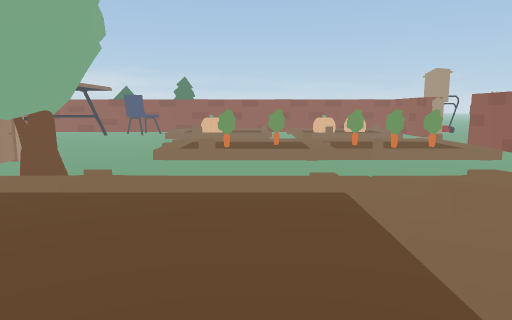
[1] (above)

23 first-person views from a walk through a Unity game level. The camera is 1.2 m above the floor, tilts 8° down and sees 70° across. The floor is counted in squares, 1 m on a side. Each view is taken from the middle of a square. On the plan, view 1 faces up. The plan holds only what a view shows up to about 15 squares ahead; the rest is blank. The place goes on beyond the plan. The player is left out. Some animated figures are not drawn.

[2]
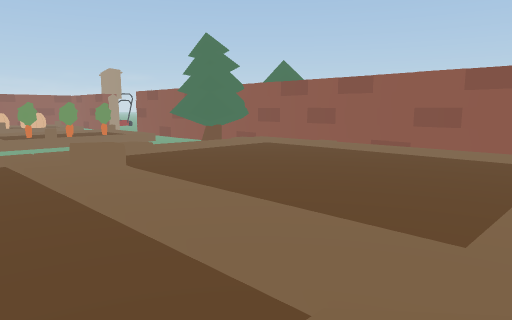

[3]
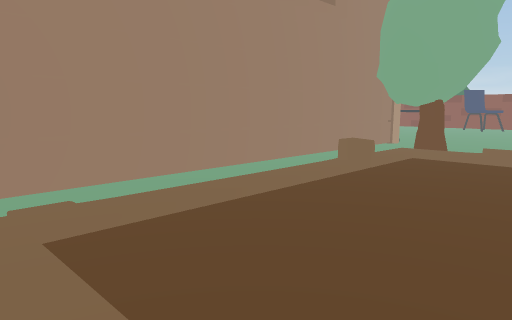

[4]
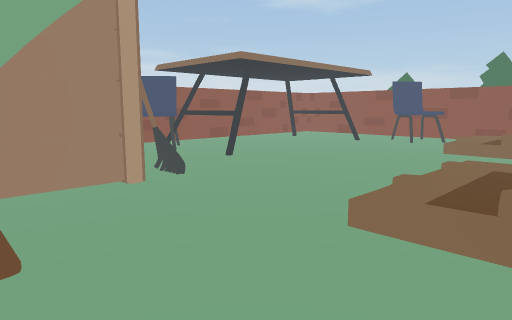

[5]
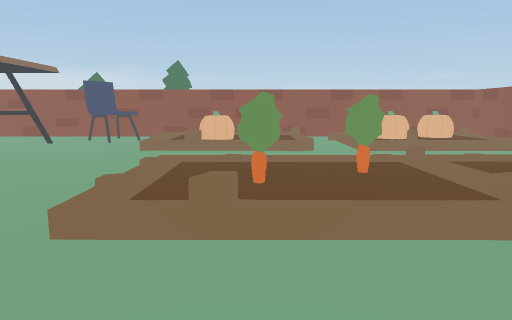

[6]
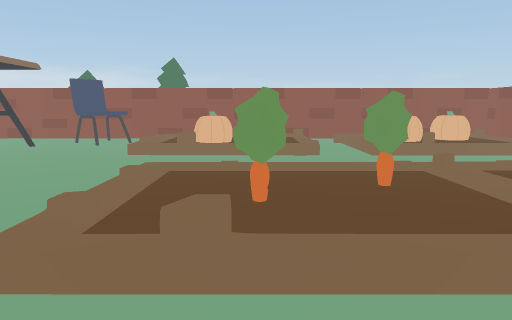

[7]
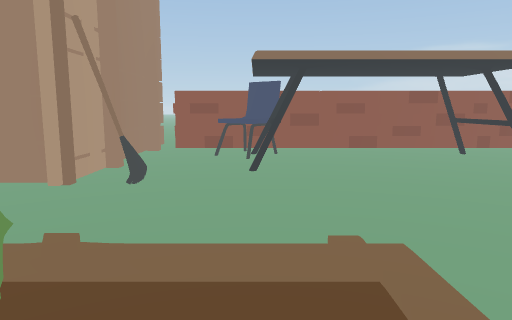

[8]
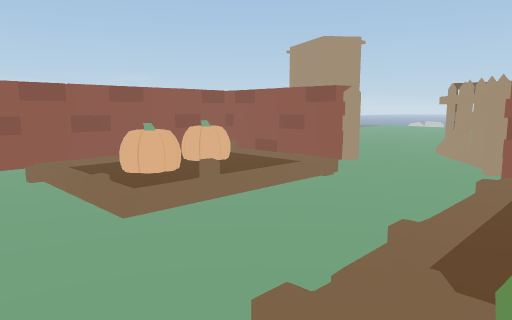

[9]
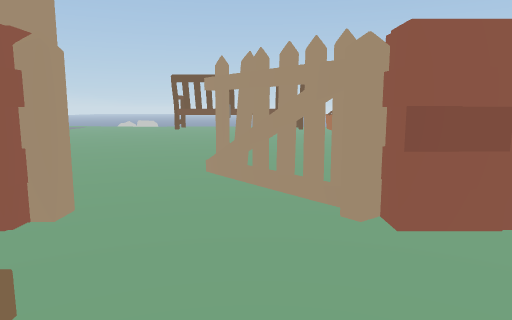

[10]
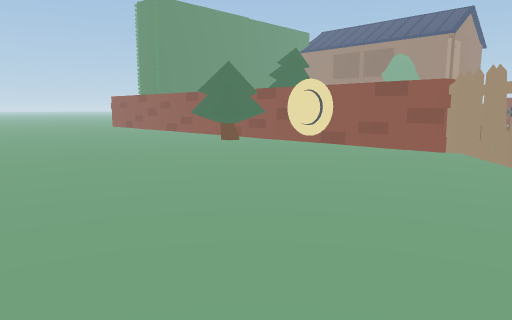

[11]
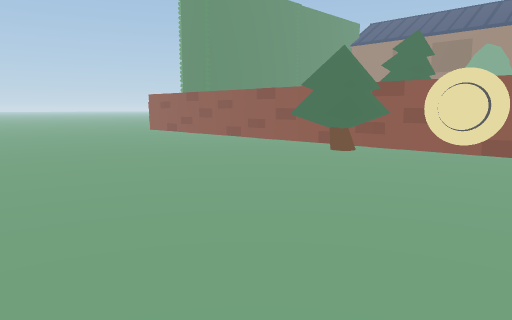

[12]
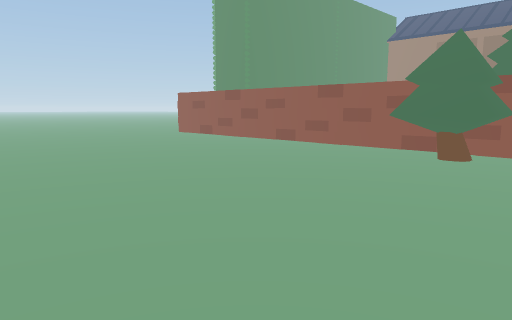

[13]
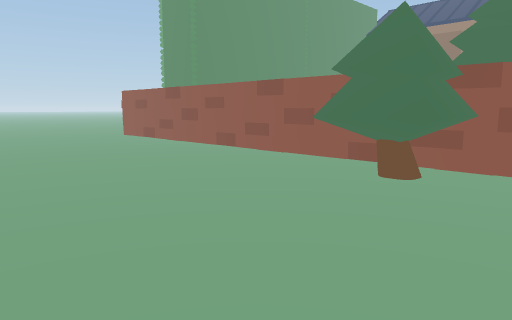

[14]
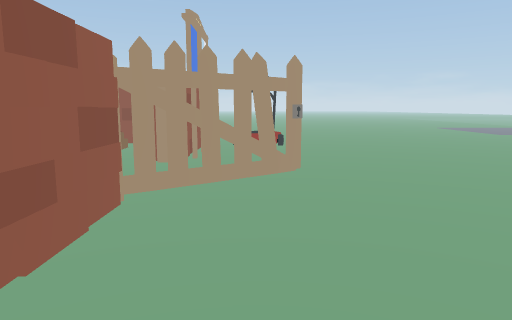

[15]
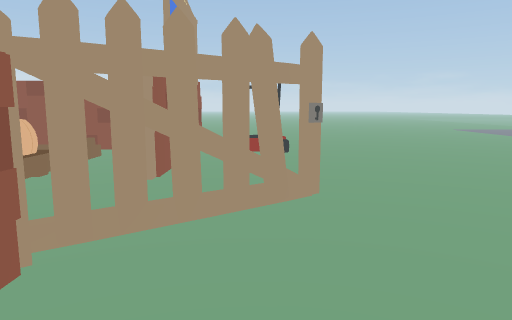

[16]
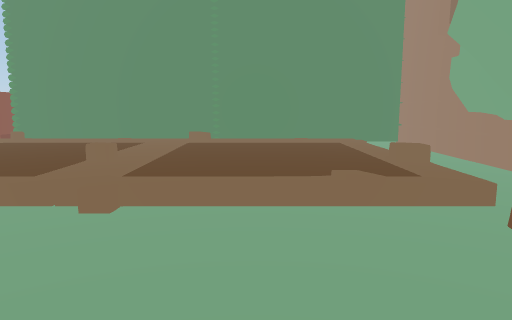

[17]
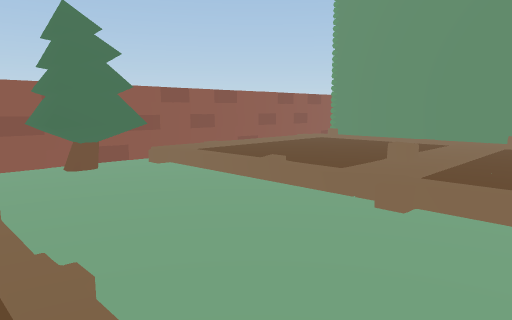

[18]
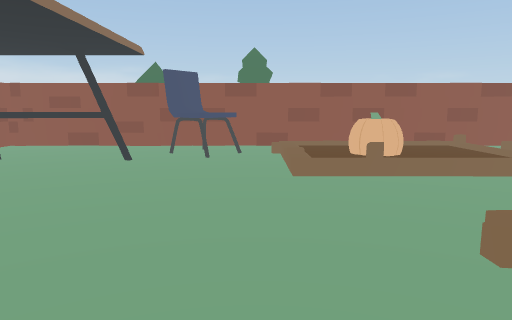

[19]
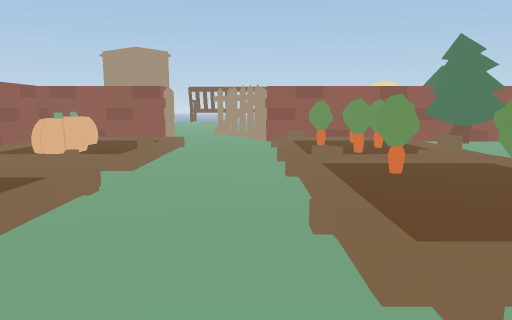

[20]
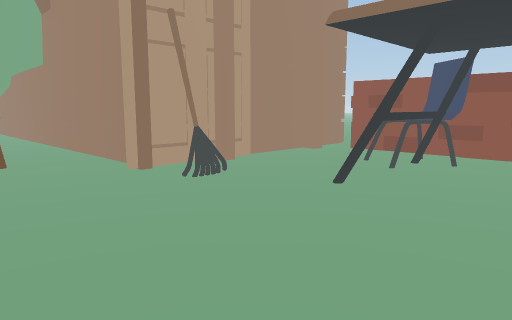

[21]
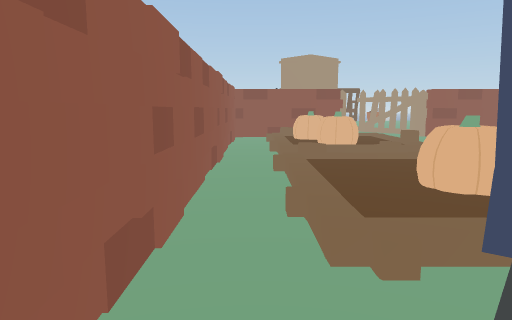

[22]
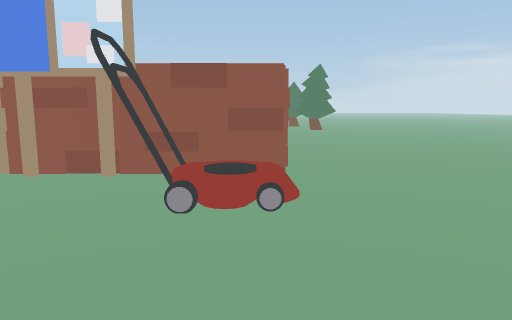

[23]
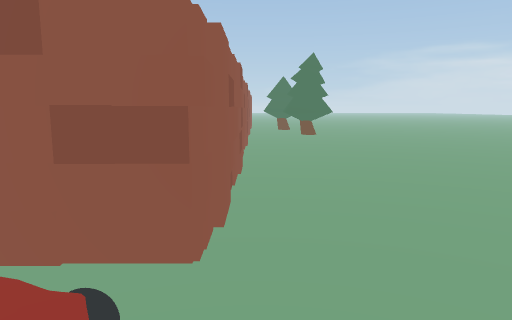

### Floor plan
Key: @ floor where view 1 was taken; # wall or solid block; . main floor; : floor 0.25 m higher than the main floor; + floor 0.5 m higher than the main floor; / step, stairs or slope; = window, fence, low wall or low ledge; F fence; H house; T tree; C chair; P pumpkin; S sign; M machine; O other object.
Columns run from 13 left of view 1 to 20 right of it. Each row starts with its distance up from view 1.
 25    TTT    ........................
 24           ############............
 23 #######################.O.........
 22 #......C..............#.O.........
 21 #.....CC.:::::./:  P+.#.M.........
 20 #......C.::P  ./PPPP/.S...........
 19 #.OOOO.../PP  ./ P  /.#...........
 18 #....O.../    ./    /.F...........
 17 #........................F.......
 16 #......................FF.........
 15 #.....................FF..........
 14 #.CO.O....//////:::::.#..........
 13 #CCCOO..../  :O OOO   #...........
 12 #.C......./      OOO .#..........
 11 #.....O.../ :       /.#...........
 10 #HHHHHHH..//////......#...........
  9 #      H............TT#..........
  8        H.T..........TT#TTT........
  7        HTT..........TT#TTT........
  6        HTT///////////## TT.......
  5        H.::::::/:::::/#..........
  4        H./:::::/:::::/#..........
  3        H./:::::/:::::/#..........
  2        H ::::::/:::::/#..........
  1        H ::::::/:::::/#.........
  0        H ::::@:::::::/#.........
 -1        H.::::::::::::/#.........
 -2        H./////=/////  #.........
 -3        ################.........
 -4                       #........
 -5                         .......
 -6                          ......
 -7                           .. ..

Where each view was taken, in squares from view 1:
view 1: 0 up, 0 right, facing up
view 2: 2 down, 0 right, facing up-right
view 3: 2 down, 1 left, facing up-left
view 4: 7 up, 1 left, facing up-left
view 5: 7 up, 1 left, facing up
view 6: 8 up, 1 left, facing up
view 7: 13 up, 0 right, facing left
view 8: 13 up, 0 right, facing up-right
view 9: 16 up, 5 right, facing right
view 10: 18 up, 20 right, facing down-left
view 11: 13 up, 20 right, facing down-left
view 12: 10 up, 20 right, facing down-left
view 13: 10 up, 17 right, facing down-left
view 14: 10 up, 11 right, facing up
view 15: 12 up, 11 right, facing up
view 16: 11 up, 1 left, facing down
view 17: 11 up, 1 left, facing down-right
view 18: 11 up, 5 left, facing up
view 19: 15 up, 5 left, facing right
view 20: 16 up, 3 left, facing down-left
view 21: 22 up, 7 left, facing right
view 22: 23 up, 16 right, facing left
view 23: 24 up, 12 right, facing left
